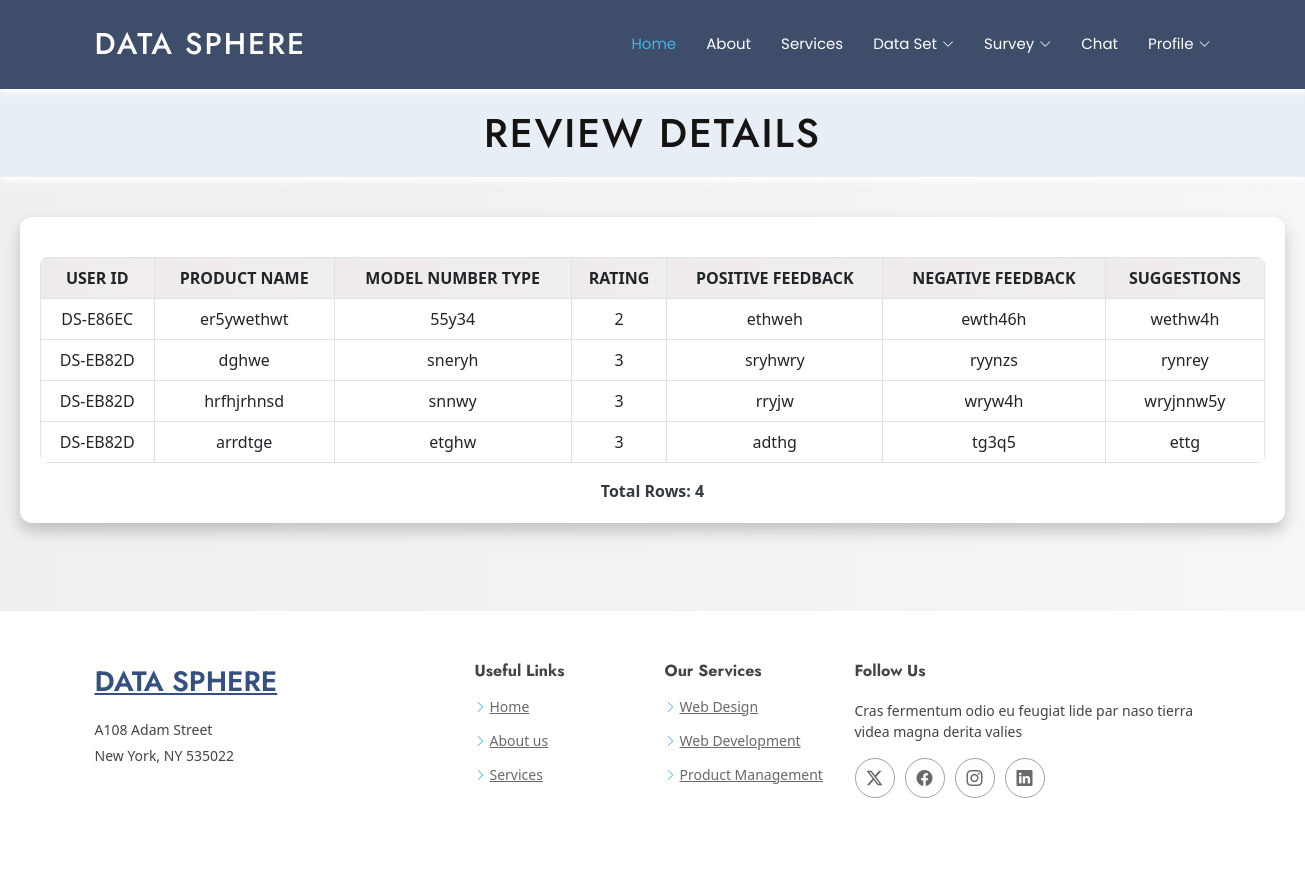
Page /buss_review_preview on the committed database.
### Dataapp/models.py (models this page shows, shortened)
class ProductReview(models.Model):
    product_name = models.CharField(max_length=100)
    model_number = models.CharField(max_length=100, null=True, blank=True)
    rating = models.IntegerField(choices=[(i, i) for i in range(1, 5)])
    positive_feedback = models.TextField(blank=True, null=True)
    negative_feedback = models.TextField(blank=True, null=True)
    suggestions = models.TextField(blank=True,null=True)
    login=models.ForeignKey(User, on_delete=models.CASCADE)
    login2=models.ForeignKey(UploadedFile, on_delete=models.CASCADE)

class User(models.Model):
    name=models.CharField(max_length=100)
    contact_no=models.CharField(max_length=10)
    gender=models.CharField(max_length=10)
    uniq= models.CharField(max_length=20, unique=True, editable=False)
    login=models.ForeignKey(Login,on_delete=models.CASCADE)
    state = models.CharField(max_length=100, null=True, blank=True)
    city = models.CharField(max_length=100, null=True, blank=True)
    country = models.CharField(max_length=100, null=True, blank=True)
    dob = models.DateField(null=True, blank=True)

### Dataapp/views.py (the view)
# urls.py: path('buss_review_preview',views.buss_review_preview,name='buss_review_preview'),
def buss_review_preview(request):
    users = ProductReview.objects.all()
    total_rows = users.count()  # Calculate the total number of rows
    return render(request, 'bussiness/buss_review_prev.html', {'users': users, 'total_rows': total_rows})

### Dataapp/templates/bussiness/buss_review_prev.html (shortened to what this page needs)
{% extends "bussiness/header.html" %}
{% load static %}
{% block content %}
<!DOCTYPE html>
<html lang="en">
<head>
    <link href="https://cdn.jsdelivr.net/npm/bootstrap@5.3.0/dist/css/bootstrap.min.css" rel="stylesheet">
</head>
<body>
    <header>
        <h1>Review Details</h1>
    </header>
    <main>
        <div class="table-container">
            <table class="table table-bordered table-hover">
                <thead>
                    <tr>
                        <th>User Id</th>
                        <th>Product Name</th>
                        <th>Model Number Type</th>
                        <th>Rating</th>
                        <th>Positive Feedback</th>
                        <th>Negative Feedback</th>
                        <th>Suggestions</th>
                    </tr>
                </thead>
                <tbody>
                    {% for user in users|slice:":10" %}
                    <tr>
                        <td>{{ user.login.uniq }}</td>
                        <td>{{ user.product_name }}</td>
                        <td>{{ user.model_number }}</td>
                        <td>{{ user.rating }}</td>
                        <td>{{ user.positive_feedback }}</td>
                        <td>{{ user.negative_feedback }}</td>
                        <td>{{ user.suggestions }}</td>
                    </tr>
                    {% endfor %}
                </tbody>
            </table>
            <div class="text-center mt-3">
                <strong>Total Rows: {{ total_rows }}</strong>
            </div>
        </div>
    </main>
</body>
</html>
<br><br>
{% endblock %}

### Dataapp/static/user/assets/css/main.css (style rules this page uses)
:root { --default-font: "Open Sans", system-ui, -apple-system, "Segoe UI", Roboto, "Helvetica Neue", Arial, "Noto Sans", "Liberation Sans", sans-serif, "Apple Color Emoji", "Segoe UI Emoji", "Segoe UI Symbol", "Noto Color Emoji"; --heading-font: "Jost", sans-serif; --nav-font: "Poppins", sans-serif; }
:root { --background-color: #ffffff; --default-color: #444444; --heading-color: #37517e; --accent-color: #47b2e4; --surface-color: #ffffff; --contrast-color: #ffffff; }
:root { --nav-color: #ffffff; --nav-hover-color: #47b2e4; --nav-mobile-background-color: #ffffff; --nav-dropdown-background-color: #ffffff; --nav-dropdown-color: #444444; --nav-dropdown-hover-color: #47b2e4; }
:root { scroll-behavior: smooth; }
body { color: var(--default-color); background-color: var(--background-color); font-family: var(--default-font); }
h1, h2, h3, h4, h5, h6 { color: var(--heading-color); font-family: var(--heading-font); }

### Dataapp/templates/bussiness/buss_review_prev.html (style rules this page uses)
body { font-family: 'Segoe UI', Tahoma, Geneva, Verdana, sans-serif; margin: 0; padding: 0; background: linear-gradient(to right, #efeef0, #f5f6f8); color: #343a40; }
header { background-color: #e8eef5; color: rgb(22, 19, 19); padding: 20px; text-align: center; box-shadow: 0 4px 6px rgb(255, 255, 255); }
header h1 { margin: 0; font-size: 2.5rem; text-transform: uppercase; letter-spacing: 2px; }
main { padding: 20px; }
.table-container { margin: 20px auto; padding: 20px; background: white; border-radius: 12px; box-shadow: 0 8px 15px rgba(0, 0, 0, 0.2); }
table { width: 100%; border-collapse: collapse; margin: 20px 0; background-color: white; border-radius: 8px; overflow: hidden; }
table th, table td { padding: 15px; text-align: center; font-size: 1rem; color: white; }
table th { background: linear-gradient(to right, #efebeb, #f1eeee); color: white; font-weight: bold; text-transform: uppercase; }
table tr:nth-child(even) { background-color: #f9f9f9; }

### rows in the picture
ProductReview: login.uniq "DS-E86EC", product_name "er5ywethwt", model_number "55y34", rating "2", positive_feedback "ethweh", negative_feedback "ewth46h", suggestions "wethw4h"
ProductReview: login.uniq "DS-EB82D", product_name "dghwe", model_number "sneryh", rating "3", positive_feedback "sryhwry", negative_feedback "ryynzs", suggestions "rynrey"
ProductReview: login.uniq "DS-EB82D", product_name "hrfhjrhnsd", model_number "snnwy", rating "3", positive_feedback "rryjw", negative_feedback "wryw4h", suggestions "wryjnnw5y"
ProductReview: login.uniq "DS-EB82D", product_name "arrdtge", model_number "etghw", rating "3", positive_feedback "adthg", negative_feedback "tg3q5", suggestions "ettg"

### other values in the picture
{{ total_rows }} "4"
